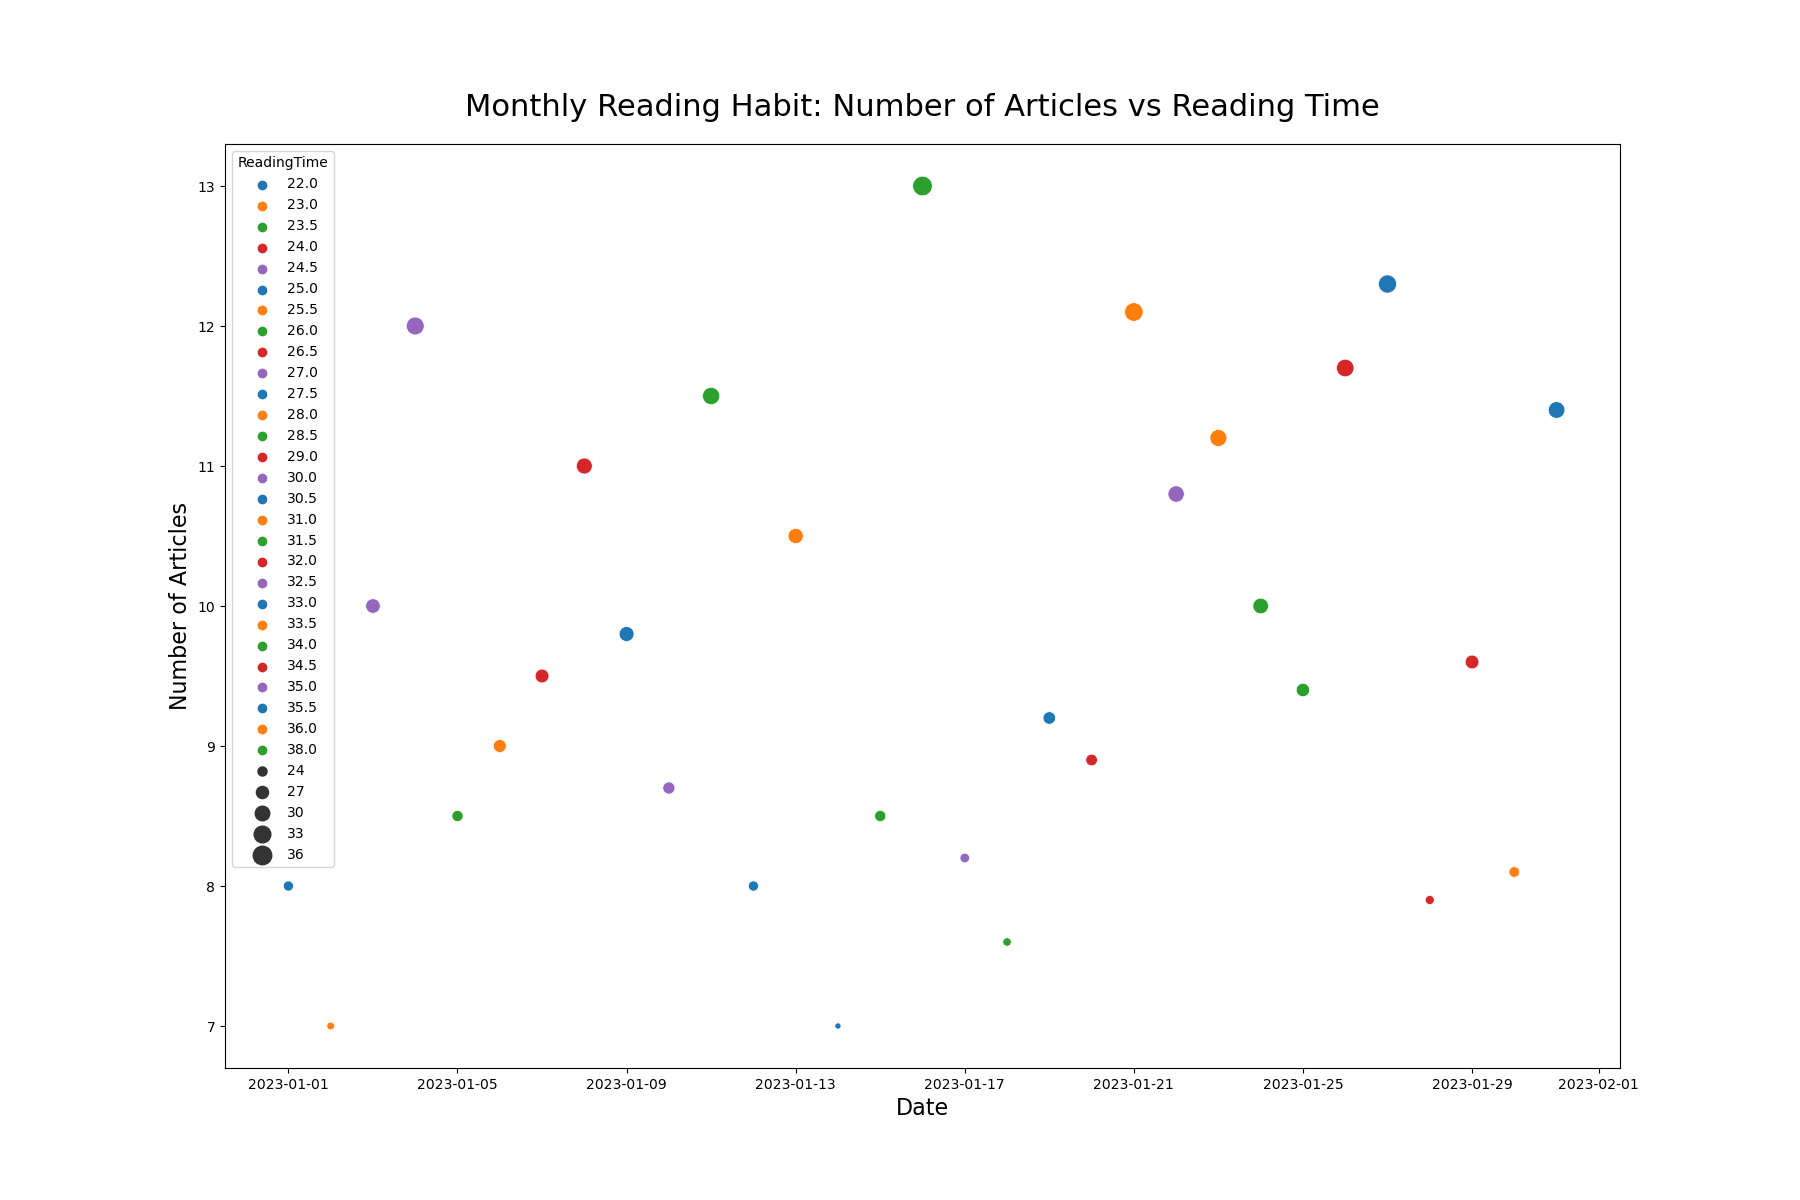

This chart was generated by the following Python code:

import seaborn as sns
import pandas as pd
import matplotlib.pyplot as plt
from io import StringIO

data = '''
Date,NumberOfArticles,ReadingTime
2023-01-01,8,25
2023-01-02,7,23
2023-01-03,10,30
2023-01-04,12,35
2023-01-05,8.5,26
2023-01-06,9,28
2023-01-07,9.5,29
2023-01-08,11,32
2023-01-09,9.8,30.5
2023-01-10,8.7,27
2023-01-11,11.5,34
2023-01-12,8,25
2023-01-13,10.5,31
2023-01-14,7,22
2023-01-15,8.5,26
2023-01-16,13,38
2023-01-17,8.2,24.5
2023-01-18,7.6,23.5
2023-01-19,9.2,27.5
2023-01-20,8.9,26.5
2023-01-21,12.1,36
2023-01-22,10.8,32.5
2023-01-23,11.2,33.5
2023-01-24,10,31.5
2023-01-25,9.4,28.5
2023-01-26,11.7,34.5
2023-01-27,12.3,35.5
2023-01-28,7.9,24
2023-01-29,9.6,29
2023-01-30,8.1,25.5
2023-01-31,11.4,33
'''

df = pd.read_csv(StringIO(data), parse_dates=['Date'])

plt.figure(figsize=(18, 12))

sns.scatterplot(data=df, x='Date', y='NumberOfArticles', size='ReadingTime',
                sizes=(20, 200), hue='ReadingTime', palette=['#1f77b4', '#ff7f0e', '#2ca02c', '#d62728', '#9467bd'])

plt.title('Monthly Reading Habit: Number of Articles vs Reading Time', fontsize=22, pad=20)
plt.xlabel('Date', fontsize=16)
plt.ylabel('Number of Articles', fontsize=16)

plt.show()
